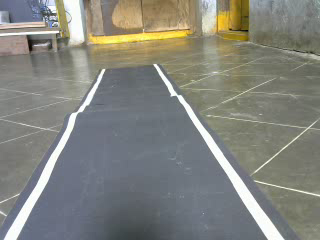
#> input picture Lane_Detection/from_tutorials_followed/MisbahMohammed/snapshots/bwd_1.png, 320 x 240 px
$ jupyter execute --allow-errors LaneDetection_tryout.ipynb   (shell and % lines are left out)
#> lines starting #> are read from the running program, lines starting #| are printed output that depends on the picture; after the words box and inside, x2 and y2 are one past the last pixel; in counts of white or black regions, pixels touching at a corner belong together
[cell 1]
import cv2
import matplotlib.pyplot as plt
import numpy as np

[cell 2]
# capture = cv2.VideoCapture('test1.mp4')
# ret, frame = capture.read()
frame = cv2.imread('snapshots/bwd_1.png')
#> frame is the input picture: shape (240, 320, 3); mean B, G, R 125.2, 132.2, 131.3
frame1 = cv2.cvtColor(frame, cv2.COLOR_BGR2RGB)
plt.imshow(frame1)

## Canny Edge detection

[cell 3]
def canny(img):
    gray_img = cv2.cvtColor(img, cv2.COLOR_BGR2GRAY)  # Reduce the color space
    # Smooth out the sharp edges -- so as to avoid detect all erroneous edges
    kernel = (5, 5)
    blur_img = cv2.GaussianBlur(gray_img, kernel, 0)
    # Now, detect the edges.
    canny_img = cv2.Canny(blur_img, 50, 150) ################################ !!!!!!!!!!!!!!!!!!!!!! Playable values
    return canny_img

[cell 4]
def region_of_interest(img):
    height = img.shape[0]
    width = img.shape[1]
    # Create a mask like the clone of of `img`.
    mask = np.zeros_like(img)
    # Define the triangle points -- the area of interst.
    triangle = np.array([[(2, 212), (126, 20), (316, 216)]], np.int32)
    # Now fill the above created `mask` with white in the `triangle` region
    cv2.fillPoly(mask, triangle, 255)
    # Now get only the region of interest -- from the image.
    masked_img = cv2.bitwise_and(img, mask)
    return masked_img

[cell 5]
def get_houghLines(img):
    """
    motivation: as humans, by seeing the road lanes image, can tell, where they are going towards.
    But, the same for a computer -- just a set of pixels.
    This funciton helps in resolving that.
    Based on analysing the pattern of the pixels, approximates the direction, to where they are going.
    """
    houghLines = cv2.HoughLinesP(image=img, rho=2, theta=np.pi/180, threshold=100, lines=np.array([]), minLineLength=40, maxLineGap=5)
    return houghLines

[cell 6]
def draw_houghLines(img, houghlines):
#     drawn_image = np.zeros_like(img)
    if houghlines is not None:
        for line in houghlines:
            x1, y1, x2, y2 = line.reshape(4)
            cv2.line(img, (x1, y1), (x2, y2), (255, 0, 0), 10)
    return img

#> (a cell that did not finish here is left out)

[cell 8]
# Apply canny edge detection
img = canny(frame)
#> in canny, `gray_img = cv2.cvtColor(img, cv2.COLOR_BGR2GRAY)`:
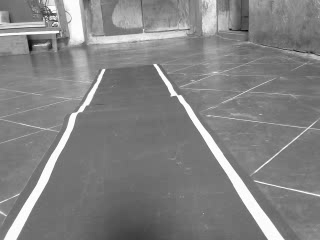
#> gray_img: shape (240, 320); min 4, max 255, mean 131.1
#> in canny, `blur_img = cv2.GaussianBlur(gray_img, kernel, 0)`:
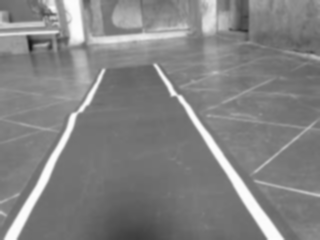
#> blur_img: shape (240, 320); min 24, max 254, mean 131.1
#> in canny, `canny_img = cv2.Canny(blur_img, 50, 150)`:
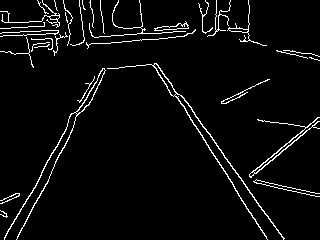
#> canny_img: shape (240, 320); 4.4% white in thin lines or dots
# Remove the clutter
roi_img = region_of_interest(img)
#> in region_of_interest, `cv2.fillPoly(mask, triangle, 255)`:
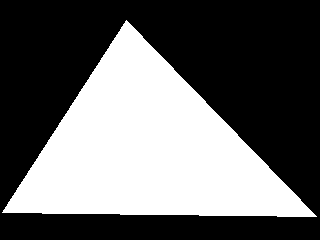
#> mask: shape (240, 320); 40% white; 1 white region, box (x1, y1, x2, y2) and area: (2, 20, 317, 217) 30745
#> in region_of_interest, `masked_img = cv2.bitwise_and(img, mask)`:
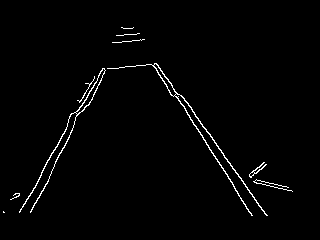
#> masked_img: shape (240, 320); 1.6% white in thin lines or dots, all inside (x1, y1, x2, y2) = (3, 27, 293, 216)
# Get the hough lines
houghlines = get_houghLines(roi_img)
#> in get_houghLines, `houghLines = cv2.HoughLinesP(image=img, rho=2, theta=np.pi/180, thresh..`: houghLines = [[212, 139, 267, 215], [178, 98, 251, 215], [37, 181, 67, 126], [180, 95, 214, 140]]
#> houghlines has the same summary as houghLines in get_houghLines
# Draw the hough lines on the image
# houglined_img = draw_houghLines(frame, houghlines)
# plt.imshow(houglined_img)

[cell 9]
plt.imshow(roi_img)

----------------- end of part_1
<hr>
Steps done till now:
1. Canny Edge detection
2. Getting the region of interest (RoI)
3. Hough line transformation

Here, we could able to detect the lanes, but **multiple such**.
In next, will be resolving that.
<hr>
-- start of part_2

### How to resolve multiple lines?
- via **average slope intercept** concept.
    - i.e.,

[cell 10]
def get_lane_coordinates(img, line):
    """
    @param img:
    @param line (slope, intercept):

    Notes
    Look the resource of TDS blog.
    """
    slope, intercept = line
    height, width = img.shape
    ## Assumptions taking..
    y1 = int(height) # y1 at the bottom
    y2 = int(y1*3.0/5)  # y2 -- some where between top and bottom
    # now from `y=mx+c`, x1 and x2 are calculated.
    x1 = int((y1-intercept)/slope)
    x2 = int((y2-intercept)/slope)

    # done.
    return [[x1, y1, x2, y2]]

[cell 11]
def get_avg_slope_intercepts(img, lines):
    """
    @brief takes the `lines` (houghlines) - classifies into left_lane and right_line.
    then performs average on those.
    Which yields in single line at both sides.

    Notes
    - np.polyfit() takes the co-ordinates -- analyzes and gives certain parameters describing it.
        in this case, its a line(deg=1), those parameters will be **slope** and **intercept**
    - if the slope is -ve - classify as left_lane,
                      +ve               right_lane
        figure out how... RayanSlim - PgmngKnowledge - did work on it.
    """
    ## classify the set of given lines into two classes
    left_fit = []
    right_fit = []
#     print(lines)
    for line in lines:
#         print(line[0])
        x1, y1, x2, y2 = line[0]
        slope, intercept = np.polyfit(x=(x1, x2), y=(y1, y2), deg=1)
        if slope < 0:
            left_fit.append((slope, intercept))
        else:
            right_fit.append((slope, intercept))

    # Now, find the average..
    left_fit_avg = np.average(left_fit, axis=0)
    right_fit_avg = np.average(right_fit, axis=0)

    # Now had averages of `slope` and `intercept` of either sides.
    # - but, we can't draw line based on `m` and `c`.
    # - so, get the co-ordinates based on these.
    left_lane = get_lane_coordinates(img, left_fit_avg)
    right_lane = get_lane_coordinates(img, right_fit_avg)

    # done..!! return the results
    return [left_lane, right_lane]

[cell 12]
def draw_final_lanes(img, lanes):
    if lanes is not None:
        for lane in lanes:
            print(lane)
            x1, y1, x2, y2 = lane[0]
            cv2.line(img, (x1, y1), (x2, y2), (0, 255, 0), 10)
    return img

[cell 13]
# Get the single left and right lane co-ordinates
road_lanes = get_avg_slope_intercepts(img, houghlines)
#> the loop in get_avg_slope_intercepts, `for line in lines:` made 4 passes
#> (x1, y1, x2, y2, slope, intercept) on passes 1 to 4: (212, 139, 267, 215, 1.38, -153.9), (178, 98, 251, 215, 1.6, -187.3), (37, 181, 67, 126, -1.83, 248.8), (180, 95, 214, 140, 1.32, -143.2)
#> after the loop in get_avg_slope_intercepts, `for line in lines:`: left_fit = [(-1.83, 248.8)]; right_fit = [(1.38, -153.9), (1.6, -187.3), (1.32, -143.2)]
#> in get_avg_slope_intercepts, `left_fit_avg = np.average(left_fit, axis=0)`: left_fit_avg = [-1.83, 248.8]
#> in get_avg_slope_intercepts, `right_fit_avg = np.average(right_fit, axis=0)`: right_fit_avg = [1.44, -161.5]
#> in get_lane_coordinates, `slope, intercept = line`: slope = -1.83; intercept = 248.8
#> in get_lane_coordinates, `x1 = int((y1-intercept)/slope)`: x1 = 4
#> in get_lane_coordinates, `x2 = int((y2-intercept)/slope)`: x2 = 57
#> in get_avg_slope_intercepts, `left_lane = get_lane_coordinates(img, left_fit_avg)`: left_lane = [[4, 240, 57, 144]]
#> in get_avg_slope_intercepts, `right_lane = get_lane_coordinates(img, right_fit_avg)`: right_lane = [[279, 240, 212, 144]]
#> road_lanes = [[[4, 240, 57, 144]], [[279, 240, 212, 144]]]
# Draw the final lanes.
img = draw_final_lanes(frame, road_lanes)
#> the loop in draw_final_lanes, `for lane in lanes:` made 2 passes
#| [[4, 240, 57, 144]]
#| [[279, 240, 212, 144]]
#> after the loop in draw_final_lanes, `for lane in lanes:`:
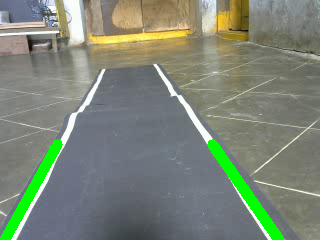
#> img: shape (240, 320, 3); mean B, G, R 118.3, 133.7, 124.7
plt.imshow(img)

$ run again, with Lane_Detection/from_tutorials_followed/MisbahMohammed/snapshots/bwd_2.png copied over Lane_Detection/from_tutorials_followed/MisbahMohammed/snapshots/bwd_1.png
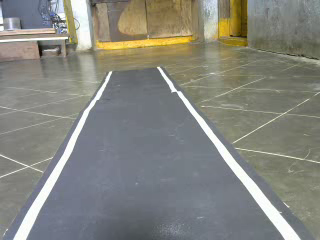
#> input picture Lane_Detection/from_tutorials_followed/MisbahMohammed/snapshots/bwd_2.png, 320 x 240 px
#> frame is the input picture: shape (240, 320, 3); mean B, G, R 126.6, 133.8, 133.2
#> in canny, `canny_img = cv2.Canny(blur_img, 50, 150)`:
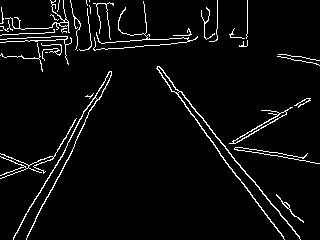
#> canny_img: shape (240, 320); 4.5% white in thin lines or dots
#> mask: shape (240, 320); 40% white; 1 white region, box (x1, y1, x2, y2) and area: (2, 20, 317, 217) 30745
#> masked_img: shape (240, 320); 1.7% white in thin lines or dots, all inside (x1, y1, x2, y2) = (27, 30, 297, 217)
#> houghLines = [[180, 91, 281, 216], [176, 92, 264, 213], [28, 211, 60, 157], [59, 176, 92, 106], [39, 212, 69, 156]]
#> houghlines has the same summary as houghLines in get_houghLines
#> the loop in get_avg_slope_intercepts, `for line in lines:` made 5 passes
#> (x1, y1, x2, y2, slope, intercept) on passes 1 to 5: (180, 91, 281, 216, 1.24, -131.8), (176, 92, 264, 213, 1.37, -150), (28, 211, 60, 157, -1.69, 258.2), (59, 176, 92, 106, -2.12, 301.2), (39, 212, 69, 156, -1.87, 284.8)
#> after the loop in get_avg_slope_intercepts, `for line in lines:`: left_fit = [(-1.69, 258.2), (-2.12, 301.2), (-1.87, 284.8)]; right_fit = [(1.24, -131.8), (1.37, -150)]
#> left_fit_avg = [-1.89, 281.4]
#> right_fit_avg = [1.31, -140.9]
#> in get_lane_coordinates, `slope, intercept = line`: slope = -1.89; intercept = 281.4
#> in get_lane_coordinates, `x1 = int((y1-intercept)/slope)`: x1 = 21
#> in get_lane_coordinates, `x2 = int((y2-intercept)/slope)`: x2 = 72
#> left_lane = [[21, 240, 72, 144]]
#> right_lane = [[291, 240, 218, 144]]
#> road_lanes = [[[21, 240, 72, 144]], [[291, 240, 218, 144]]]
#> the loop in draw_final_lanes, `for lane in lanes:` made 2 passes
#> (printed output is left out)
#> after the loop in draw_final_lanes, `for lane in lanes:`:
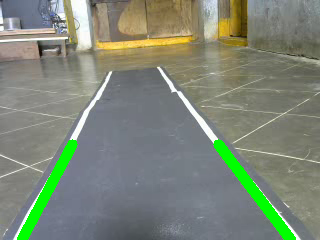
#> img: shape (240, 320, 3); mean B, G, R 119.2, 134.7, 125.9

$ run again, with Lane_Detection/from_tutorials_followed/MisbahMohammed/snapshots/bwd_3.png copied over Lane_Detection/from_tutorials_followed/MisbahMohammed/snapshots/bwd_1.png
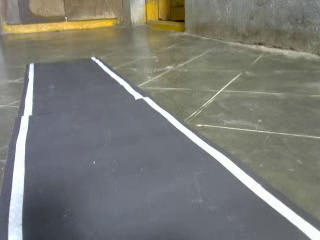
#> input picture Lane_Detection/from_tutorials_followed/MisbahMohammed/snapshots/bwd_3.png, 320 x 240 px
#> frame is the input picture: shape (240, 320, 3); mean B, G, R 117, 123.3, 122.5
#> in canny, `canny_img = cv2.Canny(blur_img, 50, 150)`:
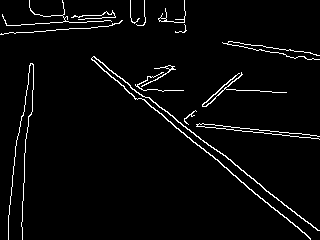
#> canny_img: shape (240, 320); 3.4% white in thin lines or dots
#> mask: shape (240, 320); 40% white; 1 white region, box (x1, y1, x2, y2) and area: (2, 20, 317, 217) 30745
#> in region_of_interest, `masked_img = cv2.bitwise_and(img, mask)`:
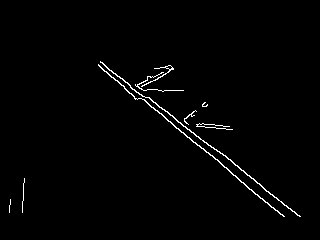
#> masked_img: shape (240, 320); 1.3% white in thin lines or dots, all inside (x1, y1, x2, y2) = (9, 61, 301, 217)
#> houghLines = [[144, 99, 283, 216], [233, 163, 300, 216], [153, 102, 254, 179], [148, 103, 196, 144]]
#> houghlines has the same summary as houghLines in get_houghLines
#> the loop in get_avg_slope_intercepts, `for line in lines:` made 4 passes
#> (x1, y1, x2, y2, slope, intercept) on passes 1 to 4: (144, 99, 283, 216, 0.842, -22.21), (233, 163, 300, 216, 0.791, -21.31), (153, 102, 254, 179, 0.762, -14.64), (148, 103, 196, 144, 0.854, -23.42)
#> after the loop in get_avg_slope_intercepts, `for line in lines:`: left_fit = []; right_fit = [(0.842, -22.21), (0.791, -21.31), (0.762, -14.64), (0.854, -23.42)]
#> left_fit_avg = nan
#> right_fit_avg = [0.812, -20.4]

$ run again, with Lane_Detection/from_tutorials_followed/MisbahMohammed/snapshots/bwd_4.png copied over Lane_Detection/from_tutorials_followed/MisbahMohammed/snapshots/bwd_1.png
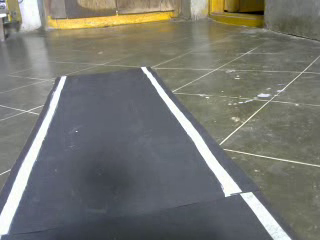
#> input picture Lane_Detection/from_tutorials_followed/MisbahMohammed/snapshots/bwd_4.png, 320 x 240 px
#> frame is the input picture: shape (240, 320, 3); mean B, G, R 112.7, 119.1, 118.5
#> in canny, `canny_img = cv2.Canny(blur_img, 50, 150)`:
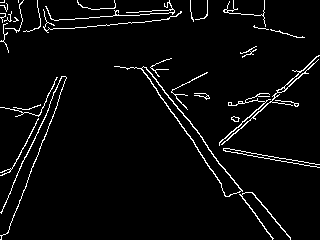
#> canny_img: shape (240, 320); 4.1% white in thin lines or dots
#> mask: shape (240, 320); 40% white; 1 white region, box (x1, y1, x2, y2) and area: (2, 20, 317, 217) 30745
#> in region_of_interest, `masked_img = cv2.bitwise_and(img, mask)`:
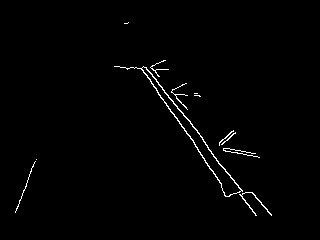
#> masked_img: shape (240, 320); 1.2% white in thin lines or dots, all inside (x1, y1, x2, y2) = (15, 22, 272, 216)
#> houghLines = [[141, 68, 204, 158], [145, 67, 184, 116], [188, 119, 226, 172]]
#> houghlines has the same summary as houghLines in get_houghLines
#> the loop in get_avg_slope_intercepts, `for line in lines:` made 3 passes
#> (x1, y1, x2, y2, slope, intercept) on passes 1 to 3: (141, 68, 204, 158, 1.43, -133.4), (145, 67, 184, 116, 1.26, -115.2), (188, 119, 226, 172, 1.39, -143.2)
#> after the loop in get_avg_slope_intercepts, `for line in lines:`: left_fit = []; right_fit = [(1.43, -133.4), (1.26, -115.2), (1.39, -143.2)]
#> left_fit_avg = nan
#> right_fit_avg = [1.36, -130.6]
